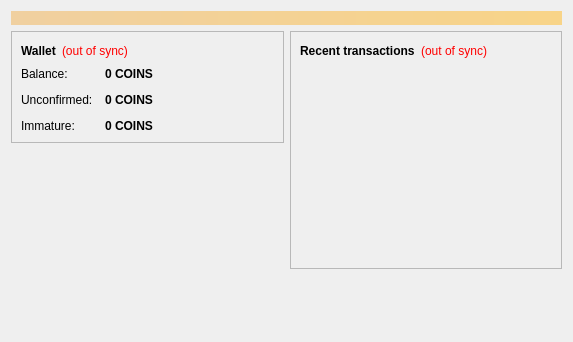
<?xml version="1.0" encoding="UTF-8"?>
<ui version="4.0">
 <class>OverviewPage</class>
 <widget class="QWidget" name="OverviewPage">
  <property name="geometry">
   <rect>
    <x>0</x>
    <y>0</y>
    <width>573</width>
    <height>342</height>
   </rect>
  </property>
  <property name="windowTitle">
   <string>Form</string>
  </property>
  <layout class="QVBoxLayout" name="topLayout">
   <item>
    <widget class="QLabel" name="labelAlerts">
     <property name="visible">
      <bool>false</bool>
     </property>
     <property name="styleSheet">
      <string notr="true">background-color: qlineargradient(x1: 0, y1: 0, x2: 1, y2: 0, stop:0 #F0D0A0, stop:1 #F8D488); color:#000000;</string>
     </property>
     <property name="wordWrap">
      <bool>true</bool>
     </property>
     <property name="margin">
      <number>3</number>
     </property>
    </widget>
   </item>
   <item>
    <layout class="QHBoxLayout" name="horizontalLayout" stretch="1,1">
     <item>
      <layout class="QVBoxLayout" name="verticalLayout_2">
       <item>
        <widget class="QFrame" name="frame">
         <property name="frameShape">
          <enum>QFrame::StyledPanel</enum>
         </property>
         <property name="frameShadow">
          <enum>QFrame::Raised</enum>
         </property>
         <layout class="QVBoxLayout" name="verticalLayout_4">
          <item>
           <layout class="QHBoxLayout" name="horizontalLayout_4">
            <item>
             <widget class="QLabel" name="label_5">
              <property name="font">
               <font>
                <weight>75</weight>
                <bold>true</bold>
               </font>
              </property>
              <property name="text">
               <string>Wallet</string>
              </property>
             </widget>
            </item>
            <item>
             <widget class="QLabel" name="labelWalletStatus">
              <property name="toolTip">
               <string>The displayed information may be out of date. Your wallet automatically synchronizes with the Litepesa network after a connection is established, but this process has not completed yet.</string>
              </property>
              <property name="styleSheet">
               <string notr="true">QLabel { color: red; }</string>
              </property>
              <property name="text">
               <string notr="true">(out of sync)</string>
              </property>
              <property name="alignment">
               <set>Qt::AlignLeading|Qt::AlignLeft|Qt::AlignVCenter</set>
              </property>
             </widget>
            </item>
            <item>
             <spacer name="horizontalSpacer_2">
              <property name="orientation">
               <enum>Qt::Horizontal</enum>
              </property>
              <property name="sizeHint" stdset="0">
               <size>
                <width>40</width>
                <height>20</height>
               </size>
              </property>
             </spacer>
            </item>
           </layout>
          </item>
          <item>
           <layout class="QFormLayout" name="formLayout_2">
            <property name="fieldGrowthPolicy">
             <enum>QFormLayout::AllNonFixedFieldsGrow</enum>
            </property>
            <property name="horizontalSpacing">
             <number>12</number>
            </property>
            <property name="verticalSpacing">
             <number>12</number>
            </property>
            <item row="0" column="0">
             <widget class="QLabel" name="label">
              <property name="text">
               <string>Balance:</string>
              </property>
             </widget>
            </item>
            <item row="0" column="1">
             <widget class="QLabel" name="labelBalance">
              <property name="font">
               <font>
                <weight>75</weight>
                <bold>true</bold>
               </font>
              </property>
              <property name="cursor">
               <cursorShape>IBeamCursor</cursorShape>
              </property>
              <property name="toolTip">
               <string>Your current balance</string>
              </property>
              <property name="text">
               <string notr="true">0 COINS</string>
              </property>
              <property name="textInteractionFlags">
               <set>Qt::LinksAccessibleByMouse|Qt::TextSelectableByKeyboard|Qt::TextSelectableByMouse</set>
              </property>
             </widget>
            </item>
            <item row="1" column="0">
             <widget class="QLabel" name="label_3">
              <property name="text">
               <string>Unconfirmed:</string>
              </property>
             </widget>
            </item>
            <item row="1" column="1">
             <widget class="QLabel" name="labelUnconfirmed">
              <property name="font">
               <font>
                <weight>75</weight>
                <bold>true</bold>
               </font>
              </property>
              <property name="cursor">
               <cursorShape>IBeamCursor</cursorShape>
              </property>
              <property name="toolTip">
               <string>Total of transactions that have yet to be confirmed, and do not yet count toward the current balance</string>
              </property>
              <property name="text">
               <string notr="true">0 COINS</string>
              </property>
              <property name="textInteractionFlags">
               <set>Qt::LinksAccessibleByMouse|Qt::TextSelectableByKeyboard|Qt::TextSelectableByMouse</set>
              </property>
             </widget>
            </item>
            <item row="2" column="0">
             <widget class="QLabel" name="labelImmatureText">
              <property name="text">
               <string>Immature:</string>
              </property>
             </widget>
            </item>
            <item row="2" column="1">
             <widget class="QLabel" name="labelImmature">
              <property name="font">
               <font>
                <weight>75</weight>
                <bold>true</bold>
               </font>
              </property>
              <property name="toolTip">
               <string>Mined balance that has not yet matured</string>
              </property>
              <property name="text">
               <string notr="true">0 COINS</string>
              </property>
              <property name="textInteractionFlags">
               <set>Qt::LinksAccessibleByMouse|Qt::TextSelectableByKeyboard|Qt::TextSelectableByMouse</set>
              </property>
             </widget>
            </item>
           </layout>
          </item>
         </layout>
        </widget>
       </item>
       <item>
        <spacer name="verticalSpacer">
         <property name="orientation">
          <enum>Qt::Vertical</enum>
         </property>
         <property name="sizeHint" stdset="0">
          <size>
           <width>20</width>
           <height>40</height>
          </size>
         </property>
        </spacer>
       </item>
      </layout>
     </item>
     <item>
      <layout class="QVBoxLayout" name="verticalLayout_3">
       <item>
        <widget class="QFrame" name="frame_2">
         <property name="frameShape">
          <enum>QFrame::StyledPanel</enum>
         </property>
         <property name="frameShadow">
          <enum>QFrame::Raised</enum>
         </property>
         <layout class="QVBoxLayout" name="verticalLayout">
          <item>
           <layout class="QHBoxLayout" name="horizontalLayout_2">
            <item>
             <widget class="QLabel" name="label_4">
              <property name="text">
               <string>&lt;b&gt;Recent transactions&lt;/b&gt;</string>
              </property>
             </widget>
            </item>
            <item>
             <widget class="QLabel" name="labelTransactionsStatus">
              <property name="toolTip">
               <string>The displayed information may be out of date. Your wallet automatically synchronizes with the Litepesa network after a connection is established, but this process has not completed yet.</string>
              </property>
              <property name="styleSheet">
               <string notr="true">QLabel { color: red; }</string>
              </property>
              <property name="text">
               <string notr="true">(out of sync)</string>
              </property>
              <property name="alignment">
               <set>Qt::AlignRight|Qt::AlignTrailing|Qt::AlignVCenter</set>
              </property>
             </widget>
            </item>
            <item>
             <spacer name="horizontalSpacer">
              <property name="orientation">
               <enum>Qt::Horizontal</enum>
              </property>
              <property name="sizeHint" stdset="0">
               <size>
                <width>40</width>
                <height>20</height>
               </size>
              </property>
             </spacer>
            </item>
           </layout>
          </item>
          <item>
           <widget class="QListView" name="listTransactions">
            <property name="styleSheet">
             <string notr="true">QListView { background: transparent; }</string>
            </property>
            <property name="frameShape">
             <enum>QFrame::NoFrame</enum>
            </property>
            <property name="verticalScrollBarPolicy">
             <enum>Qt::ScrollBarAlwaysOff</enum>
            </property>
            <property name="horizontalScrollBarPolicy">
             <enum>Qt::ScrollBarAlwaysOff</enum>
            </property>
            <property name="selectionMode">
             <enum>QAbstractItemView::NoSelection</enum>
            </property>
           </widget>
          </item>
         </layout>
        </widget>
       </item>
       <item>
        <spacer name="verticalSpacer_2">
         <property name="orientation">
          <enum>Qt::Vertical</enum>
         </property>
         <property name="sizeHint" stdset="0">
          <size>
           <width>20</width>
           <height>40</height>
          </size>
         </property>
        </spacer>
       </item>
      </layout>
     </item>
    </layout>
   </item>
  </layout>
 </widget>
 <resources/>
 <connections/>
</ui>
